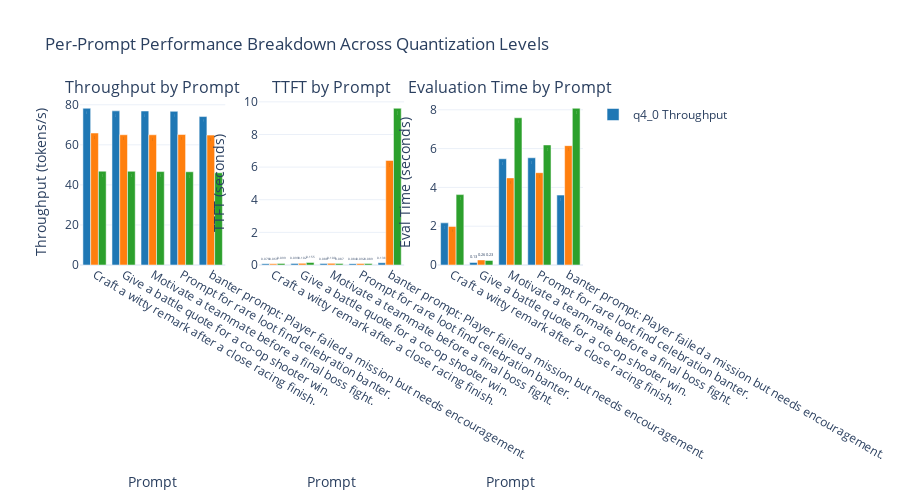

The notebook cell saved with this chart:
### Code cell
# Per-Prompt Performance Breakdown (Grouped Bar Chart)
def create_per_prompt_analysis():
    """Analyze per-prompt performance across quantization levels"""

    # Create per-prompt analysis
    prompt_analysis = quant_df.groupby(['tag', 'prompt_text']).agg({
        'tokens_s': ['mean', 'std'],
        'ttft_s': ['mean', 'std'],
        'eval_s': ['mean', 'std']
    }).round(3)

    # Flatten column names
    prompt_analysis.columns = ['_'.join(col).strip() for col in prompt_analysis.columns]
    prompt_analysis = prompt_analysis.reset_index()

    # Create faceted bar charts
    fig = make_subplots(
        rows=1, cols=3,
        subplot_titles=('Throughput by Prompt', 'TTFT by Prompt', 'Evaluation Time by Prompt'),
        specs=[[{"secondary_y": False}, {"secondary_y": False}, {"secondary_y": False}]]
    )

    colors = {'q4_0': '#1f77b4', 'q5_K_M': '#ff7f0e', 'q8_0': '#2ca02c'}

    # Get unique prompts for x-axis
    prompts = sorted(quant_df['prompt_text'].unique())

    for idx, tag in enumerate(['q4_0', 'q5_K_M', 'q8_0']):
        tag_data = prompt_analysis[prompt_analysis['tag'] == tag]

        # Throughput
        fig.add_trace(
            go.Bar(
                x=tag_data['prompt_text'],
                y=tag_data['tokens_s_mean'],
                error_y=dict(type='data', array=tag_data['tokens_s_std']),
                name=f'{tag} Throughput',
                marker_color=colors[tag],
                text=[f"{val:.1f}" for val in tag_data['tokens_s_mean']],
                textposition='auto',
                showlegend=(idx == 0)
            ),
            row=1, col=1
        )

        # TTFT
        fig.add_trace(
            go.Bar(
                x=tag_data['prompt_text'],
                y=tag_data['ttft_s_mean'],
                error_y=dict(type='data', array=tag_data['ttft_s_std']),
                name=f'{tag} TTFT',
                marker_color=colors[tag],
                text=[f"{val:.3f}" for val in tag_data['ttft_s_mean']],
                textposition='auto',
                showlegend=False
            ),
            row=1, col=2
        )

        # Evaluation time
        fig.add_trace(
            go.Bar(
                x=tag_data['prompt_text'],
                y=tag_data['eval_s_mean'],
                error_y=dict(type='data', array=tag_data['eval_s_std']),
                name=f'{tag} Eval',
                marker_color=colors[tag],
                text=[f"{val:.2f}" for val in tag_data['eval_s_mean']],
                textposition='auto',
                showlegend=False
            ),
            row=1, col=3
        )

    fig.update_layout(
        title="Per-Prompt Performance Breakdown Across Quantization Levels",
        height=500,
        font=dict(size=12),
        barmode='group'
    )

    # Update axes labels
    fig.update_xaxes(title_text="Prompt", row=1, col=1)
    fig.update_xaxes(title_text="Prompt", row=1, col=2)
    fig.update_xaxes(title_text="Prompt", row=1, col=3)
    fig.update_yaxes(title_text="Throughput (tokens/s)", row=1, col=1)
    fig.update_yaxes(title_text="TTFT (seconds)", row=1, col=2)
    fig.update_yaxes(title_text="Eval Time (seconds)", row=1, col=3)

    return fig, prompt_analysis


# Create and display
per_prompt_fig, prompt_analysis = create_per_prompt_analysis()
per_prompt_fig.show()

# Display per-prompt summary
print("\n📊 Per-Prompt Performance Summary:")
print(prompt_analysis[['tag', 'prompt_text', 'tokens_s_mean', 'ttft_s_mean']].round(3))

### Figure 1 — Plotly figure (JSON) as saved in the notebook; plotly's stock layout.template omitted (floating-point values rounded to 4 significant figures)
{"data": [{"error_y": {"array": [NaN, NaN, NaN, NaN, NaN], "type": "data"}, "marker": {"color": "#1f77b4"}, "name": "q4_0 Throughput", "showlegend": true, "text": ["78.3", "77.0", "76.9", "76.7", "74.1"], "textposition": "auto", "type": "bar", "x": ["Craft a witty remark after a close racing finish.", "Give a battle quote for a co-op shooter win.", "Motivate a teammate before a final boss fight.", "Prompt for rare loot find celebration banter.", "banter prompt: Player failed a mission but needs encouragement."], "xaxis": "x", "y": [78.26, 76.96, 76.88, 76.72, 74.11], "yaxis": "y"}, {"error_y": {"array": [NaN, NaN, NaN, NaN, NaN], "type": "data"}, "marker": {"color": "#1f77b4"}, "name": "q4_0 TTFT", "showlegend": false, "text": ["0.078", "0.099", "0.088", "0.084", "0.138"], "textposition": "auto", "type": "bar", "x": ["Craft a witty remark after a close racing finish.", "Give a battle quote for a co-op shooter win.", "Motivate a teammate before a final boss fight.", "Prompt for rare loot find celebration banter.", "banter prompt: Player failed a mission but needs encouragement."], "xaxis": "x2", "y": [0.078, 0.099, 0.088, 0.084, 0.138], "yaxis": "y2"}, {"error_y": {"array": [NaN, NaN, NaN, NaN, NaN], "type": "data"}, "marker": {"color": "#1f77b4"}, "name": "q4_0 Eval", "showlegend": false, "text": ["2.17", "0.13", "5.48", "5.53", "3.60"], "textposition": "auto", "type": "bar", "x": ["Craft a witty remark after a close racing finish.", "Give a battle quote for a co-op shooter win.", "Motivate a teammate before a final boss fight.", "Prompt for rare loot find celebration banter.", "banter prompt: Player failed a mission but needs encouragement."], "xaxis": "x3", "y": [2.172, 0.13, 5.476, 5.527, 3.603], "yaxis": "y3"}, {"error_y": {"array": [NaN, NaN, NaN, NaN, NaN], "type": "data"}, "marker": {"color": "#ff7f0e"}, "name": "q5_K_M Throughput", "showlegend": false, "text": ["65.9", "65.0", "65.0", "65.1", "64.8"], "textposition": "auto", "type": "bar", "x": ["Craft a witty remark after a close racing finish.", "Give a battle quote for a co-op shooter win.", "Motivate a teammate before a final boss fight.", "Prompt for rare loot find celebration banter.", "banter prompt: Player failed a mission but needs encouragement."], "xaxis": "x", "y": [65.89, 65.03, 65.01, 65.14, 64.85], "yaxis": "y"}, {"error_y": {"array": [NaN, NaN, NaN, NaN, NaN], "type": "data"}, "marker": {"color": "#ff7f0e"}, "name": "q5_K_M TTFT", "showlegend": false, "text": ["0.069", "0.102", "0.100", "0.092", "6.410"], "textposition": "auto", "type": "bar", "x": ["Craft a witty remark after a close racing finish.", "Give a battle quote for a co-op shooter win.", "Motivate a teammate before a final boss fight.", "Prompt for rare loot find celebration banter.", "banter prompt: Player failed a mission but needs encouragement."], "xaxis": "x2", "y": [0.069, 0.102, 0.1, 0.092, 6.41], "yaxis": "y2"}, {"error_y": {"array": [NaN, NaN, NaN, NaN, NaN], "type": "data"}, "marker": {"color": "#ff7f0e"}, "name": "q5_K_M Eval", "showlegend": false, "text": ["1.99", "0.26", "4.49", "4.76", "6.15"], "textposition": "auto", "type": "bar", "x": ["Craft a witty remark after a close racing finish.", "Give a battle quote for a co-op shooter win.", "Motivate a teammate before a final boss fight.", "Prompt for rare loot find celebration banter.", "banter prompt: Player failed a mission but needs encouragement."], "xaxis": "x3", "y": [1.988, 0.261, 4.491, 4.759, 6.153], "yaxis": "y3"}, {"error_y": {"array": [NaN, NaN, NaN, NaN, NaN], "type": "data"}, "marker": {"color": "#2ca02c"}, "name": "q8_0 Throughput", "showlegend": false, "text": ["46.9", "46.8", "46.6", "46.5", "46.0"], "textposition": "auto", "type": "bar", "x": ["Craft a witty remark after a close racing finish.", "Give a battle quote for a co-op shooter win.", "Motivate a teammate before a final boss fight.", "Prompt for rare loot find celebration banter.", "banter prompt: Player failed a mission but needs encouragement."], "xaxis": "x", "y": [46.85, 46.79, 46.64, 46.54, 46.04], "yaxis": "y"}, {"error_y": {"array": [NaN, NaN, NaN, NaN, NaN], "type": "data"}, "marker": {"color": "#2ca02c"}, "name": "q8_0 TTFT", "showlegend": false, "text": ["0.099", "0.155", "0.087", "0.089", "9.608"], "textposition": "auto", "type": "bar", "x": ["Craft a witty remark after a close racing finish.", "Give a battle quote for a co-op shooter win.", "Motivate a teammate before a final boss fight.", "Prompt for rare loot find celebration banter.", "banter prompt: Player failed a mission but needs encouragement."], "xaxis": "x2", "y": [0.099, 0.155, 0.087, 0.089, 9.608], "yaxis": "y2"}, {"error_y": {"array": [NaN, NaN, NaN, NaN, NaN], "type": "data"}, "marker": {"color": "#2ca02c"}, "name": "q8_0 Eval", "showlegend": false, "text": ["3.63", "0.23", "7.59", "6.19", "8.08"], "textposition": "auto", "type": "bar", "x": ["Craft a witty remark after a close racing finish.", "Give a battle quote for a co-op shooter win.", "Motivate a teammate before a final boss fight.", "Prompt for rare loot find celebration banter.", "banter prompt: Player failed a mission but needs encouragement."], "xaxis": "x3", "y": [3.629, 0.235, 7.59, 6.188, 8.08], "yaxis": "y3"}], "layout": {"annotations": [{"font": {"size": 16}, "showarrow": false, "text": "Throughput by Prompt", "x": 0.1444, "xanchor": "center", "xref": "paper", "y": 1, "yanchor": "bottom", "yref": "paper"}, {"font": {"size": 16}, "showarrow": false, "text": "TTFT by Prompt", "x": 0.5, "xanchor": "center", "xref": "paper", "y": 1, "yanchor": "bottom", "yref": "paper"}, {"font": {"size": 16}, "showarrow": false, "text": "Evaluation Time by Prompt", "x": 0.8556, "xanchor": "center", "xref": "paper", "y": 1, "yanchor": "bottom", "yref": "paper"}], "barmode": "group", "font": {"size": 12}, "height": 500, "title": {"text": "Per-Prompt Performance Breakdown Across Quantization Levels"}, "xaxis": {"anchor": "y", "domain": [0, 0.2889], "title": {"text": "Prompt"}}, "xaxis2": {"anchor": "y2", "domain": [0.3556, 0.6444], "title": {"text": "Prompt"}}, "xaxis3": {"anchor": "y3", "domain": [0.7111, 1], "title": {"text": "Prompt"}}, "yaxis": {"anchor": "x", "domain": [0, 1], "title": {"text": "Throughput (tokens/s)"}}, "yaxis2": {"anchor": "x2", "domain": [0, 1], "title": {"text": "TTFT (seconds)"}}, "yaxis3": {"anchor": "x3", "domain": [0, 1], "title": {"text": "Eval Time (seconds)"}}}}
